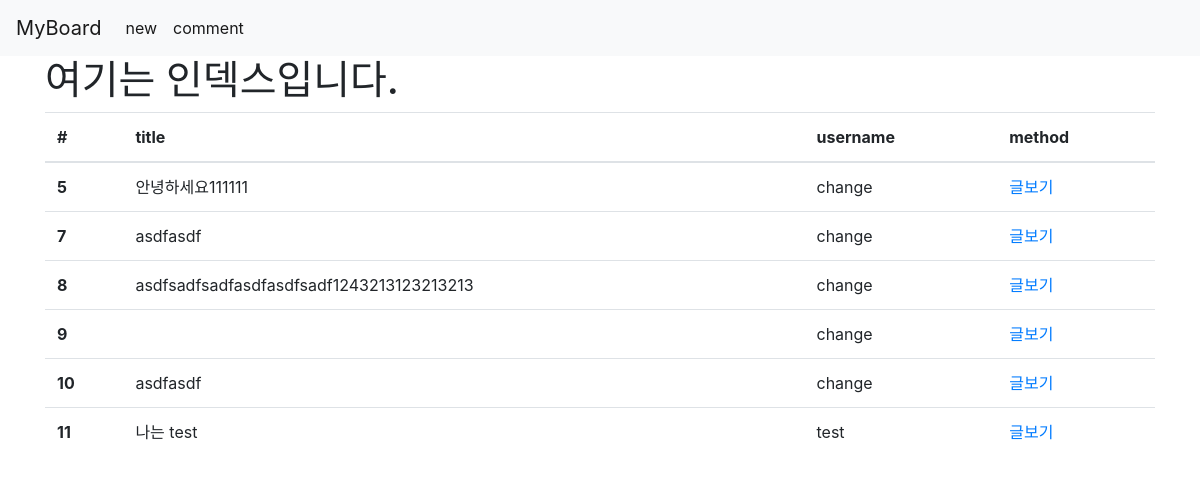
The app's page /articles/ with its own data.
### articles/models.py (models this page shows)
class Article(models.Model):
    title = models.CharField(max_length=100)
    content = models.TextField()
    user = models.ForeignKey(settings.AUTH_USER_MODEL, on_delete=models.CASCADE)

### articles/views.py (the view)
# urls.py: path('', views.index, name="index"),
def index(request):
    articles = Article.objects.all()
    context = {
        'articles':articles
    }
    return render(request, 'articles/index.html', context)

### articles/templates/articles/index.html
{% extends 'articles/base.html' %}
{% block body %}
    <h1>여기는 인덱스입니다.</h1>
    <table class="table">
      <thead>
        <tr>
          <th scope="col">#</th>
          <th scope="col">title</th>
          <th scope="col">username</th>
          <th scope="col">method</th>
        </tr>
      </thead>
      <tbody>
        {% for article in articles %}
        <tr>
          <th scope="row">{{article.id}}</th>
          <td>{{article.title}}</td>
          <td>{{article.user}}</td>
          <td>
              <a href="{% url 'articles:detail' article.id %}">글보기</a>
          </td>
        </tr>
        {% endfor %}
      </tbody>
    </table>
{% endblock %}

### articles/templates/articles/base.html (shortened to what this page needs)
<!DOCTYPE html>
<html lang="en">
<head>
    <link rel="stylesheet" href="https://stackpath.bootstrapcdn.com/bootstrap/4.3.1/css/bootstrap.min.css">
</head>
<body>
    <nav class="navbar navbar-expand-lg navbar-light bg-light">
      <a class="navbar-brand" href="{% url 'articles:index' %}">MyBoard</a>
      <div class="collapse navbar-collapse" id="navbarNavAltMarkup">
        <div class="navbar-nav">
          <a class="nav-item nav-link active" href="{% url 'articles:create' %}">new<span class="sr-only">(current)</span></a>
          <a class="nav-item nav-link active" href="{% url 'articles:comment_all' %}">comment<span class="sr-only">(current)</span></a>
        </div>
      </div>
    </nav>
    <div class="container">
    {% block body %}
    {% endblock %}
    </div>
</body>
</html>

### records on screen
Article: id "5", title "안녕하세요111111", user "change"
Article: id "7", title "asdfasdf", user "change"
Article: id "8", title "asdfsadfsadfasdfasdfsadf1243213123213213", user "change"
Article: id "9", user "change"
Article: id "10", title "asdfasdf", user "change"
Article: id "11", title "나는 test", user "test"
